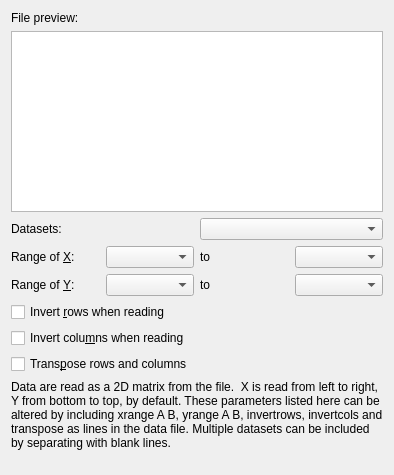
<?xml version="1.0" encoding="UTF-8"?>
<ui version="4.0">
 <class>tab2d</class>
 <widget class="QWidget" name="tab2d">
  <property name="geometry">
   <rect>
    <x>0</x>
    <y>0</y>
    <width>394</width>
    <height>475</height>
   </rect>
  </property>
  <layout class="QVBoxLayout" name="verticalLayout">
   <item>
    <widget class="QLabel" name="label_9">
     <property name="text">
      <string>File preview:</string>
     </property>
    </widget>
   </item>
   <item>
    <widget class="QTextEdit" name="twod_previewedit">
     <property name="lineWrapMode">
      <enum>QTextEdit::NoWrap</enum>
     </property>
     <property name="readOnly">
      <bool>true</bool>
     </property>
    </widget>
   </item>
   <item>
    <layout class="QHBoxLayout">
     <property name="spacing">
      <number>6</number>
     </property>
     <property name="margin">
      <number>0</number>
     </property>
     <item>
      <widget class="QLabel" name="label_20">
       <property name="text">
        <string>Datasets:</string>
       </property>
      </widget>
     </item>
     <item>
      <widget class="HistoryCombo" name="twod_datasetsedit">
       <property name="toolTip">
        <string>A space separated list of dataset names to import from the file</string>
       </property>
      </widget>
     </item>
    </layout>
   </item>
   <item>
    <layout class="QGridLayout" name="gridLayout">
     <item row="0" column="0">
      <widget class="QLabel" name="label_15">
       <property name="text">
        <string>Range of &amp;X:</string>
       </property>
       <property name="buddy">
        <cstring>twod_xminedit</cstring>
       </property>
      </widget>
     </item>
     <item row="0" column="1">
      <widget class="HistoryCombo" name="twod_xminedit">
       <property name="toolTip">
        <string>Enter a number for the minimum coordinate of the X axis (default 0)</string>
       </property>
      </widget>
     </item>
     <item row="0" column="2">
      <widget class="QLabel" name="label_16">
       <property name="text">
        <string>to</string>
       </property>
      </widget>
     </item>
     <item row="0" column="3">
      <widget class="HistoryCombo" name="twod_xmaxedit">
       <property name="toolTip">
        <string>Enter a value for a maximum coordinate of the X axis (default is number of columns in file)</string>
       </property>
      </widget>
     </item>
     <item row="1" column="0">
      <widget class="QLabel" name="label_18">
       <property name="text">
        <string>Range of &amp;Y:</string>
       </property>
       <property name="buddy">
        <cstring>twod_yminedit</cstring>
       </property>
      </widget>
     </item>
     <item row="1" column="1">
      <widget class="HistoryCombo" name="twod_yminedit">
       <property name="toolTip">
        <string>Enter a number for the minimum coordinate of the Y axis (default 0)</string>
       </property>
      </widget>
     </item>
     <item row="1" column="2">
      <widget class="QLabel" name="label_17">
       <property name="text">
        <string>to</string>
       </property>
      </widget>
     </item>
     <item row="1" column="3">
      <widget class="HistoryCombo" name="twod_ymaxedit">
       <property name="toolTip">
        <string>Enter a number for the maximum coordinate of the Y axis (default number of rows in file)</string>
       </property>
      </widget>
     </item>
    </layout>
   </item>
   <item>
    <widget class="QCheckBox" name="twod_invertrowscheck">
     <property name="text">
      <string>Invert &amp;rows when reading</string>
     </property>
    </widget>
   </item>
   <item>
    <widget class="QCheckBox" name="twod_invertcolscheck">
     <property name="text">
      <string>Invert colu&amp;mns when reading</string>
     </property>
    </widget>
   </item>
   <item>
    <widget class="QCheckBox" name="twod_transposecheck">
     <property name="text">
      <string>Trans&amp;pose rows and columns</string>
     </property>
    </widget>
   </item>
   <item>
    <widget class="QLabel" name="label_19">
     <property name="text">
      <string>Data are read as a 2D matrix from the file.  X is read from left to right, Y from bottom to top, by default. These parameters listed here can be altered by including xrange A B, yrange A B, invertrows, invertcols and transpose as lines in the data file. Multiple datasets can be included by separating with blank lines.
</string>
     </property>
     <property name="wordWrap">
      <bool>true</bool>
     </property>
    </widget>
   </item>
  </layout>
 </widget>
 <customwidgets>
  <customwidget>
   <class>HistoryCombo</class>
   <extends>QComboBox</extends>
   <header>historycombo.h</header>
  </customwidget>
 </customwidgets>
 <resources/>
 <connections/>
</ui>
